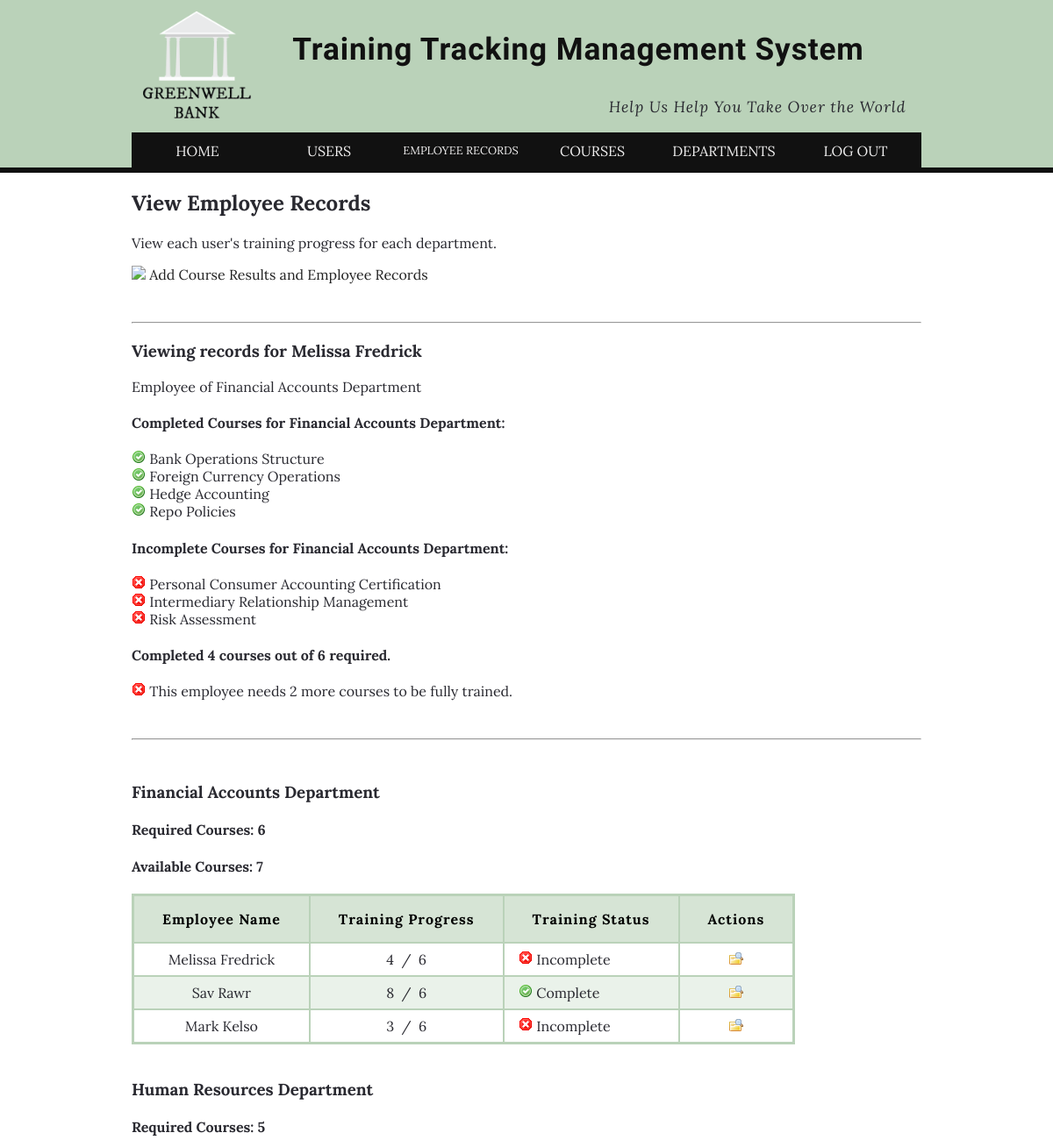
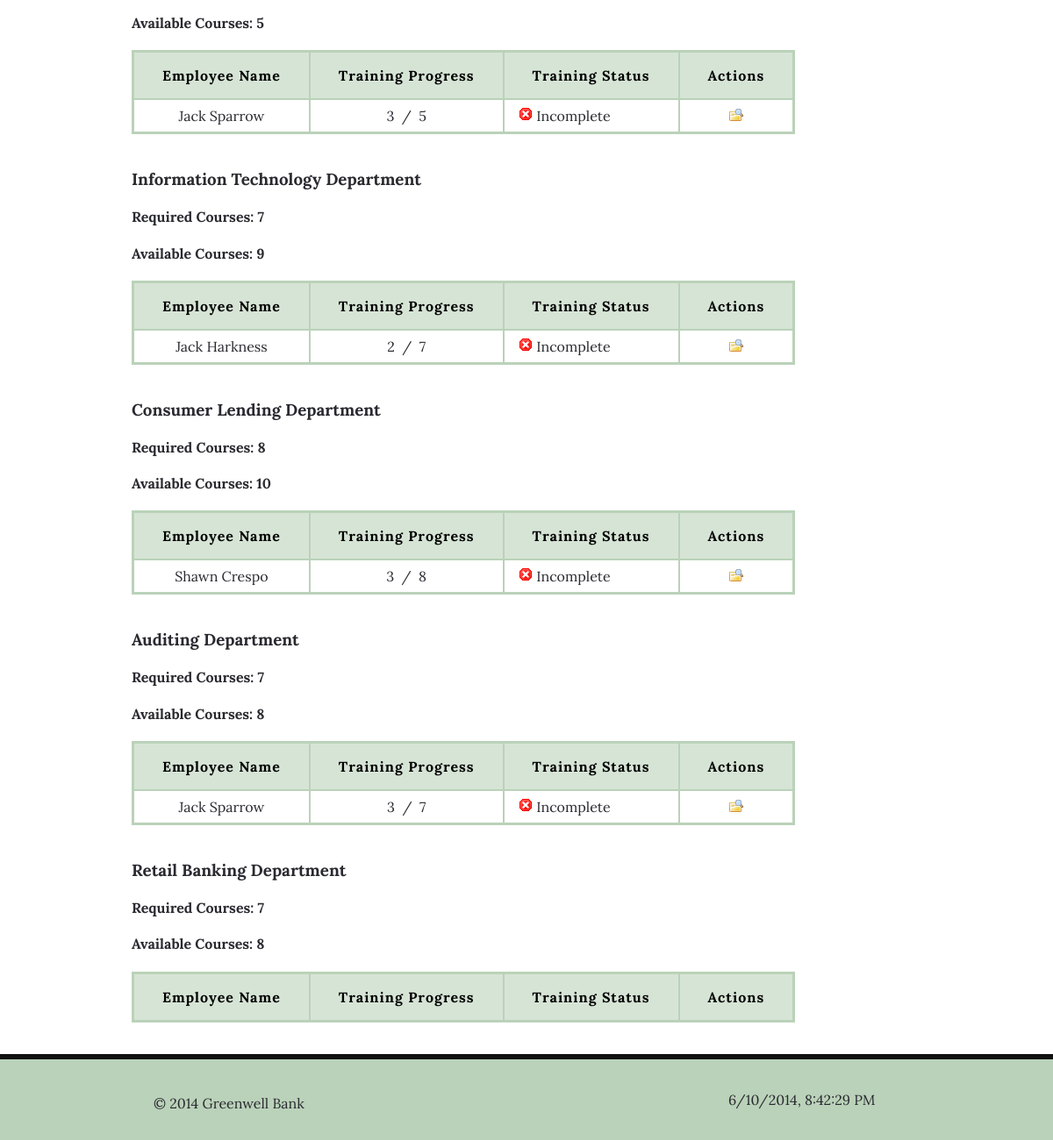
Page /records_view.php?view_user=4 (signed in) on the committed database (2 pictures, top to bottom).
### tables this page shows
CREATE TABLE IF NOT EXISTS `users` (
  `user_id` int(4) NOT NULL AUTO_INCREMENT,
  `username` varchar(40) NOT NULL,
  `pass` varchar(40) NOT NULL,
  `first_name` varchar(40) NOT NULL,
  `last_name` varchar(40) NOT NULL,
  `usergroup_id` int(4) NOT NULL,
  `department_id` int(4) NOT NULL,
  `active` int(1) NOT NULL DEFAULT '1',
  PRIMARY KEY (`user_id`)
);

CREATE TABLE IF NOT EXISTS `departments` (
  `department_id` int(4) NOT NULL,
  `department_name` varchar(40) NOT NULL,
  `department_desc` text NOT NULL,
  `required_courses` int(2) NOT NULL,
  PRIMARY KEY (`department_id`)
);

CREATE TABLE IF NOT EXISTS `users_courses` (
  `user_id` int(4) NOT NULL,
  `course_id` int(4) NOT NULL
);

CREATE TABLE IF NOT EXISTS `courses` (
  `course_id` int(4) NOT NULL AUTO_INCREMENT,
  `course_name` varchar(80) NOT NULL,
  `department_id` int(4) NOT NULL,
  PRIMARY KEY (`course_id`)
);

### records_view.php (the view, shortened to what this page needs)
<?php
	if ($_SESSION['usergroup_id'] == 4 OR $_SESSION['usergroup_id'] == 2) {
		echo "<h2>View Employee Records</h2>";
		echo "<p>View each user's training progress for each department.</p>";
     echo '<p><a href="records_add.php"> <img src="img/ico_add"> Add Course Results and Employee Records</a></p>';
     if (isset($_GET['view_user'])) {
     	$view_user_id = $_GET['view_user'];
     	$sql_view_user = "SELECT users.user_id, users.first_name, users.last_name, departments.department_id, departments.department_name, departments.required_courses
     										FROM users
     										INNER JOIN departments
     										on departments.department_id = users.department_id
     										WHERE user_id = $view_user_id";
     	$result_view_user = mysqli_query($dbc, $sql_view_user);
     	while ($row_view_user = mysqli_fetch_array($result_view_user)) {
     		echo "<br><hr><h3>Viewing records for {$row_view_user['first_name']} {$row_view_user['last_name']}</h3>";
     		echo "<p>Employee of {$row_view_user['department_name']}</p>";
     		$sql_users_courses_name = "SELECT users_courses.user_id, users_courses.course_id, courses.course_name
				      										FROM users_courses
				      										INNER JOIN courses
				      										on users_courses.course_id = courses.course_id
				      										WHERE user_id = $view_user_id";
				$result_users_courses_name = mysqli_query($dbc, $sql_users_courses_name);
				echo "<h4>Completed Courses for {$row_view_user['department_name']}:</h4>";
				while ($row_users_courses_name = mysqli_fetch_array($result_users_courses_name)) {
					echo "<img src='img/ico_true.png'> {$row_users_courses_name['course_name']}<br>";
				}
				$sql_users_courses_name2 = "SELECT course_id, course_name FROM courses
																	 WHERE department_id = {$row_view_user['department_id']} AND
																	 course_id NOT IN
																	 (SELECT course_id FROM users_courses WHERE user_id = {$row_view_user['user_id']})";
				$result_users_courses_name2 = mysqli_query($dbc, $sql_users_courses_name2);
				echo "<h4>Incomplete Courses for {$row_view_user['department_name']}:</h4>";
				while ($row_users_courses_name2 = mysqli_fetch_array($result_users_courses_name2)) {
					echo "<img src='img/ico_false.png'> {$row_users_courses_name2['course_name']}<br>";
				}
				$completed_courses = mysqli_num_rows($result_users_courses_name);
				$needed_courses = $row_view_user['required_courses'];
      	echo "<h4>Completed $completed_courses courses out of $needed_courses required.</h4>";
      	if ($completed_courses >= $needed_courses) {
         	echo "<p><img src='img/ico_true.png'> This employee is fully trained!</p>";
         } else {
         	$to_go = $needed_courses - $completed_courses;
         	echo "<p><img src='img/ico_false.png'> This employee needs $to_go more courses to be fully trained.</p>";
         }
      	echo "<br><hr>";
			}
     }
    $sql_div="SELECT department_id, department_name, required_courses
              FROM gwb_training.departments
              WHERE department_id > 0";
    $result_div = mysqli_query($dbc, $sql_div);
    while ($row_div = mysqli_fetch_array($result_div)){
      echo "<br>";
      echo "<h3>{$row_div['department_name']}</h3>";
      echo "<h4>Required Courses: {$row_div['required_courses']}</h4>";
      $sql_count = "SELECT course_id
                    FROM gwb_training.courses
                    WHERE department_id = {$row_div['department_id']}";
      $result_count = mysqli_num_rows(mysqli_query($dbc, $sql_count));
      echo "<h4>Available Courses: $result_count</h4>";
      echo "<table>\n";
      echo "<tr>
              <th>Employee Name</th>
              <th>Training Progress</th>
              <th>Training Status</th>
              <th>Actions</th>
            </tr>" . "\n";
      $sql_inner = "SELECT user_id, first_name, last_name
                    FROM gwb_training.users
                    WHERE department_id = {$row_div['department_id']}
                    AND active = 1";
      $result_inner = mysqli_query($dbc, $sql_inner);
      while ($row_inner = mysqli_fetch_array($result_inner)){
      				$sql_users_courses = "SELECT user_id FROM gwb_training.users_courses
      															WHERE user_id = {$row_inner['user_id']}";
      				$courses_complete = mysqli_num_rows(mysqli_query($dbc, $sql_users_courses));
              echo "<tr class=\"center\">\n";
              echo "
                <td>{$row_inner['first_name']} {$row_inner['last_name']}</td>
                <td>$courses_complete &nbsp;/&nbsp; {$row_div['required_courses']}</td>
                <td style='text-align:left;'>";
                if ($courses_complete >= $row_div['required_courses']) {
                	echo "&nbsp;&nbsp;<img src='img/ico_true.png'> Complete";
                } else {
                	echo "&nbsp;&nbsp;<img src='img/ico_false.png'> Incomplete";
                }
              echo "</td>
                <td><a href='?view_user={$row_inner['user_id']}'><img src='img/ico_mag.png' alt='View'></a></td>\n";
              echo "</tr>\n";
      }
      echo "</table>\n";
    }
	} else {
		permission();
	}
?>

### css/style.css (style rules this page uses)
body { margin:0; padding:0; color: #292930; background: #fff; background-color: #bad2b9; font-family: 'Lora', serif; }
a { color: #A7BDA6; text-decoration: none; }
#content a:link, #content a:active, #content a:visited { color: #222; }
table { max-width:95%; border: 3px solid #bad2b9; border-collapse: collapse; border-radius: 5px; font-family:'Lora', serif; }
th { margin:0; padding: 1em 2em; background: #D6E4D5; color:#000; letter-spacing: 0.0625em; text-align:center; border:2px solid #bad2b9; border-right: 1px solid #fff; }
td { padding: 0.5em; border: 2px solid #bad2b9; }
tr:nth-of-type(odd) { background-color:#EAF2EA; }
.center { text-align: center; }

### rows in the picture
users: first_name "Melissa", last_name "Fredrick", department.department_name "Financial Accounts Department", completed_courses "4", department.required_courses "6", department.required_courses "2", courses_complete "4"
users_courses: course.course_name "Bank Operations Structure"
users_courses: course.course_name "Foreign Currency Operations"
users_courses: course.course_name "Hedge Accounting"
users_courses: course.course_name "Repo Policies"
courses: course_name "Personal Consumer Accounting Certification"
courses: course_name "Intermediary Relationship Management"
courses: course_name "Risk Assessment"
departments: department_name "Financial Accounts Department", required_courses "6", result_count "7"
users: first_name "Sav", last_name "Rawr", courses_complete "8", department.required_courses "6"
users: first_name "Mark", last_name "Kelso", courses_complete "3", department.required_courses "6"
departments: department_name "Human Resources Department", required_courses "5", result_count "5"
users: first_name "Jack", last_name "Sparrow", courses_complete "3", department.required_courses "5"
departments: department_name "Information Technology Department", required_courses "7", result_count "9"
users: first_name "Jack", last_name "Harkness", courses_complete "2", department.required_courses "7"
departments: department_name "Consumer Lending Department", required_courses "8", result_count "10"
users: first_name "Shawn", last_name "Crespo", courses_complete "3", department.required_courses "8"
departments: department_name "Auditing Department", required_courses "7", result_count "8"
users: first_name "Jack", last_name "Sparrow", courses_complete "3", department.required_courses "7"
departments: department_name "Retail Banking Department", required_courses "7", result_count "8"
